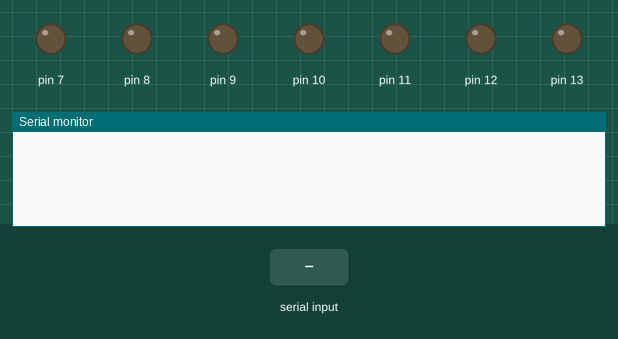
The sketch below on a simulated Arduino Uno, built with avr-gcc and run on an emulated ATmega328P. Shown: output pins drawn as LEDs (lit = HIGH), the last lines printed to the serial monitor. The test bench sets the inputs (shaded band).

Above: at 1.2 s.
1.3 s: "90,45\n" received over Serial
At 2.4 s:
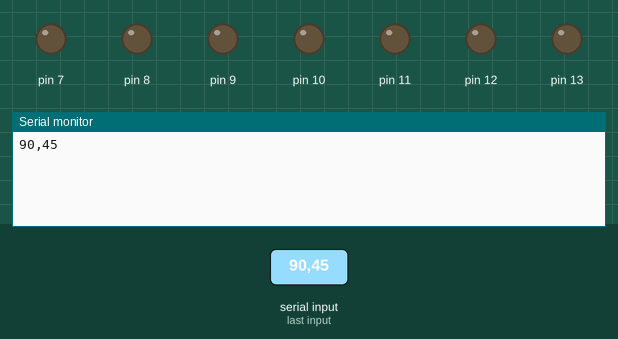
2.8 s: "5\n" received over Serial
At 3.4 s:
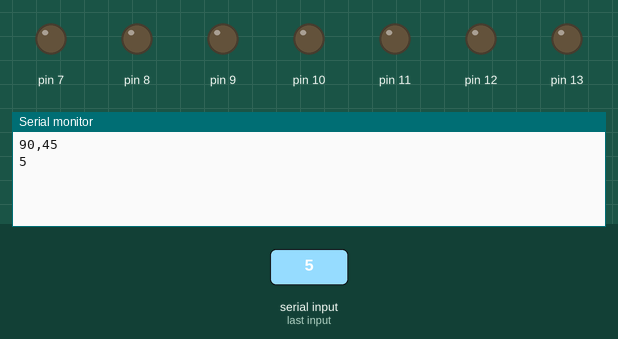
4.3 s: "A90\n" received over Serial
At 4.8 s:
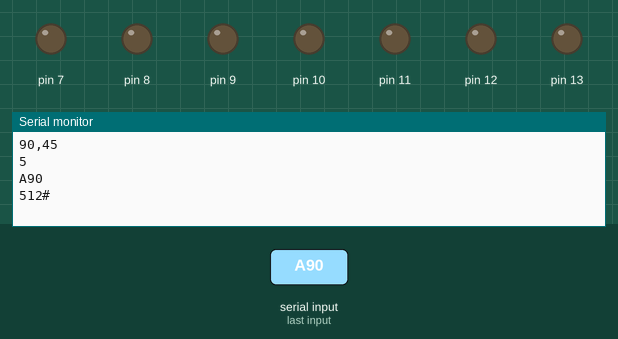

The sketch:

Arduino_Sensor.ino
```cpp
#include <stdlib.h>
#include "DHT.h"

#define DHTPIN 2        // Digital pin connected to the DHT sensor
#define DHTTYPE DHT11   // DHT 11

DHT dht(DHTPIN, DHTTYPE);

const byte numChars = 32;
char receivedChars[numChars]; // an array to store the received data
int number;
float t,h;

boolean newData = false;

void setup() {
  Serial.begin(9600);
  dht.begin();
  pinMode(A0, INPUT);
  pinMode(A1, INPUT);
  pinMode(A2, INPUT);
  pinMode(A3, INPUT);
  pinMode(A4, INPUT);
  pinMode(A5, INPUT);
  pinMode(3, INPUT);
  pinMode(4, INPUT);
  pinMode(5, INPUT);
  pinMode(6, INPUT);
  pinMode(7, OUTPUT);
  pinMode(8, OUTPUT);
  pinMode(9, OUTPUT);
  pinMode(10, OUTPUT);
  pinMode(11, OUTPUT);
  pinMode(12, OUTPUT);
  pinMode(13, OUTPUT);
}

void loop() {
  recvWithEndMarker();
  showNewData();
}

void readTemperature(){
  delay(2000);
  h = dht.readHumidity();
  t = dht.readTemperature();
}

void recvWithEndMarker() {
  static byte ndx = 0;
  char endMarker = '\n';
  char rc;

  // if (Serial.available() > 0) {
  while (Serial.available() > 0 && newData == false) {
    rc = Serial.read();

    if (rc != endMarker) {
      receivedChars[ndx] = rc;
      ndx++;
      if (ndx >= numChars) {
        ndx = numChars - 1;
      }
    }
    else {
      receivedChars[ndx] = '\0'; // terminate the string
      ndx = 0;
      newData = true;
    }
  }
}

void showNewData() {
  if (newData == true) {
    Serial.println(receivedChars);
    newData = false;
    number = atoi(&receivedChars[1]);

    switch(receivedChars[0]){
      case 'A':
        Serial.print(analogRead(number));
        Serial.print("#");
        break;
      case 'D':
        if (number >= 7) digitalWrite(number, !digitalRead(number));
        Serial.print(digitalRead(number));
        Serial.println("#");
        break;
      case 'T':
        readTemperature();
        Serial.print(h);
        Serial.print('/');
        Serial.print(t);
        Serial.println('#');
        break;
      default:
        break;
    }
  }
}
```

Measured:
- after the input at 1.3 s, the serial monitor: prints a new line at once (image 1)
- after the input at 2.8 s, the serial monitor: prints a new line at once (image 2)
- after the input at 4.3 s, the serial monitor: prints a new line at once (image 3)
